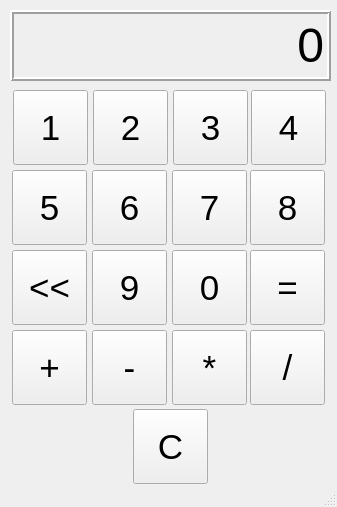
<?xml version="1.0" encoding="UTF-8"?>
<ui version="4.0">
 <class>MainWindow</class>
 <widget class="QMainWindow" name="MainWindow">
  <property name="geometry">
   <rect>
    <x>0</x>
    <y>0</y>
    <width>337</width>
    <height>507</height>
   </rect>
  </property>
  <property name="windowTitle">
   <string>Calculator</string>
  </property>
  <widget class="QWidget" name="centralwidget">
   <widget class="QLabel" name="outputlabel">
    <property name="geometry">
     <rect>
      <x>10</x>
      <y>10</y>
      <width>321</width>
      <height>71</height>
     </rect>
    </property>
    <property name="font">
     <font>
      <family>MS Shell Dlg 2</family>
      <pointsize>36</pointsize>
     </font>
    </property>
    <property name="frameShape">
     <enum>QFrame::Box</enum>
    </property>
    <property name="frameShadow">
     <enum>QFrame::Raised</enum>
    </property>
    <property name="lineWidth">
     <number>2</number>
    </property>
    <property name="text">
     <string>0</string>
    </property>
    <property name="textFormat">
     <enum>Qt::MarkdownText</enum>
    </property>
    <property name="alignment">
     <set>Qt::AlignRight|Qt::AlignTrailing|Qt::AlignVCenter</set>
    </property>
    <property name="margin">
     <number>3</number>
    </property>
    <property name="indent">
     <number>3</number>
    </property>
   </widget>
   <widget class="QPushButton" name="pushButton1">
    <property name="geometry">
     <rect>
      <x>13</x>
      <y>90</y>
      <width>75</width>
      <height>75</height>
     </rect>
    </property>
    <property name="font">
     <font>
      <pointsize>26</pointsize>
     </font>
    </property>
    <property name="text">
     <string>1</string>
    </property>
   </widget>
   <widget class="QPushButton" name="pushButton_2">
    <property name="geometry">
     <rect>
      <x>93</x>
      <y>90</y>
      <width>75</width>
      <height>75</height>
     </rect>
    </property>
    <property name="font">
     <font>
      <pointsize>26</pointsize>
     </font>
    </property>
    <property name="text">
     <string>2</string>
    </property>
   </widget>
   <widget class="QPushButton" name="pushButton_3">
    <property name="geometry">
     <rect>
      <x>173</x>
      <y>90</y>
      <width>75</width>
      <height>75</height>
     </rect>
    </property>
    <property name="font">
     <font>
      <pointsize>26</pointsize>
     </font>
    </property>
    <property name="text">
     <string>3</string>
    </property>
   </widget>
   <widget class="QPushButton" name="pushButton_4">
    <property name="geometry">
     <rect>
      <x>251</x>
      <y>90</y>
      <width>75</width>
      <height>75</height>
     </rect>
    </property>
    <property name="font">
     <font>
      <pointsize>26</pointsize>
     </font>
    </property>
    <property name="text">
     <string>4</string>
    </property>
   </widget>
   <widget class="QPushButton" name="pushButton_9">
    <property name="geometry">
     <rect>
      <x>92</x>
      <y>250</y>
      <width>75</width>
      <height>75</height>
     </rect>
    </property>
    <property name="font">
     <font>
      <pointsize>26</pointsize>
     </font>
    </property>
    <property name="text">
     <string>9</string>
    </property>
   </widget>
   <widget class="QPushButton" name="pushButton_back">
    <property name="geometry">
     <rect>
      <x>12</x>
      <y>250</y>
      <width>75</width>
      <height>75</height>
     </rect>
    </property>
    <property name="font">
     <font>
      <pointsize>26</pointsize>
     </font>
    </property>
    <property name="text">
     <string>&lt;&lt;</string>
    </property>
   </widget>
   <widget class="QPushButton" name="pushButton_0">
    <property name="geometry">
     <rect>
      <x>172</x>
      <y>250</y>
      <width>75</width>
      <height>75</height>
     </rect>
    </property>
    <property name="font">
     <font>
      <pointsize>26</pointsize>
     </font>
    </property>
    <property name="text">
     <string>0</string>
    </property>
   </widget>
   <widget class="QPushButton" name="pushButton_equal">
    <property name="geometry">
     <rect>
      <x>250</x>
      <y>250</y>
      <width>75</width>
      <height>75</height>
     </rect>
    </property>
    <property name="font">
     <font>
      <pointsize>26</pointsize>
     </font>
    </property>
    <property name="text">
     <string>=</string>
    </property>
   </widget>
   <widget class="QPushButton" name="pushButton_minus">
    <property name="geometry">
     <rect>
      <x>92</x>
      <y>330</y>
      <width>75</width>
      <height>75</height>
     </rect>
    </property>
    <property name="font">
     <font>
      <pointsize>26</pointsize>
     </font>
    </property>
    <property name="text">
     <string>-</string>
    </property>
   </widget>
   <widget class="QPushButton" name="pushButton_plus">
    <property name="geometry">
     <rect>
      <x>12</x>
      <y>330</y>
      <width>75</width>
      <height>75</height>
     </rect>
    </property>
    <property name="font">
     <font>
      <pointsize>26</pointsize>
     </font>
    </property>
    <property name="text">
     <string>+</string>
    </property>
   </widget>
   <widget class="QPushButton" name="pushButton_multiply">
    <property name="geometry">
     <rect>
      <x>172</x>
      <y>330</y>
      <width>75</width>
      <height>75</height>
     </rect>
    </property>
    <property name="font">
     <font>
      <pointsize>26</pointsize>
     </font>
    </property>
    <property name="text">
     <string>*</string>
    </property>
   </widget>
   <widget class="QPushButton" name="pushButton_divide">
    <property name="geometry">
     <rect>
      <x>250</x>
      <y>330</y>
      <width>75</width>
      <height>75</height>
     </rect>
    </property>
    <property name="font">
     <font>
      <pointsize>26</pointsize>
     </font>
    </property>
    <property name="text">
     <string>/</string>
    </property>
   </widget>
   <widget class="QPushButton" name="pushButton_5">
    <property name="geometry">
     <rect>
      <x>92</x>
      <y>170</y>
      <width>75</width>
      <height>75</height>
     </rect>
    </property>
    <property name="font">
     <font>
      <pointsize>26</pointsize>
     </font>
    </property>
    <property name="text">
     <string>6</string>
    </property>
   </widget>
   <widget class="QPushButton" name="pushButton_6">
    <property name="geometry">
     <rect>
      <x>12</x>
      <y>170</y>
      <width>75</width>
      <height>75</height>
     </rect>
    </property>
    <property name="font">
     <font>
      <pointsize>26</pointsize>
     </font>
    </property>
    <property name="text">
     <string>5</string>
    </property>
   </widget>
   <widget class="QPushButton" name="pushButton_7">
    <property name="geometry">
     <rect>
      <x>172</x>
      <y>170</y>
      <width>75</width>
      <height>75</height>
     </rect>
    </property>
    <property name="font">
     <font>
      <pointsize>26</pointsize>
     </font>
    </property>
    <property name="text">
     <string>7</string>
    </property>
   </widget>
   <widget class="QPushButton" name="pushButton_8">
    <property name="geometry">
     <rect>
      <x>250</x>
      <y>170</y>
      <width>75</width>
      <height>75</height>
     </rect>
    </property>
    <property name="font">
     <font>
      <pointsize>26</pointsize>
     </font>
    </property>
    <property name="text">
     <string>8</string>
    </property>
   </widget>
   <widget class="QPushButton" name="pushButton_clear">
    <property name="geometry">
     <rect>
      <x>133</x>
      <y>409</y>
      <width>75</width>
      <height>75</height>
     </rect>
    </property>
    <property name="font">
     <font>
      <pointsize>26</pointsize>
     </font>
    </property>
    <property name="text">
     <string>C</string>
    </property>
   </widget>
  </widget>
  <widget class="QStatusBar" name="statusbar"/>
 </widget>
 <resources/>
 <connections/>
</ui>
